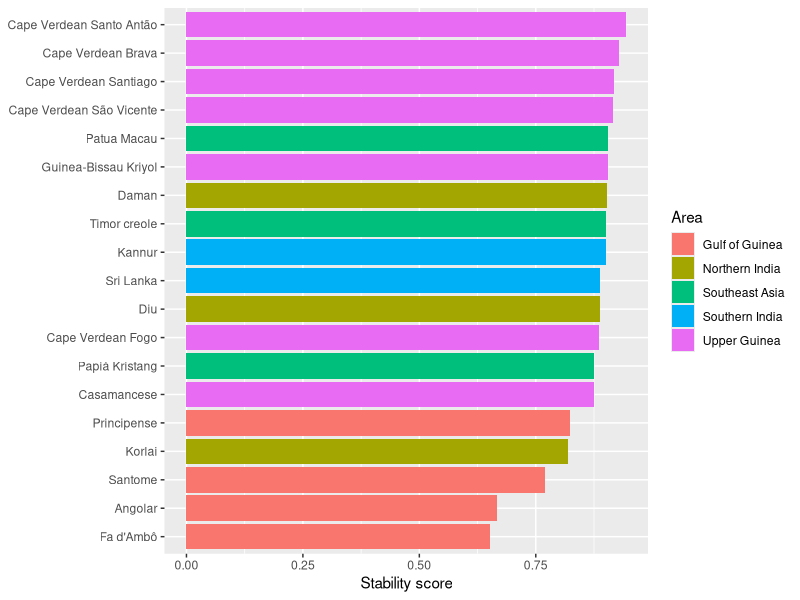
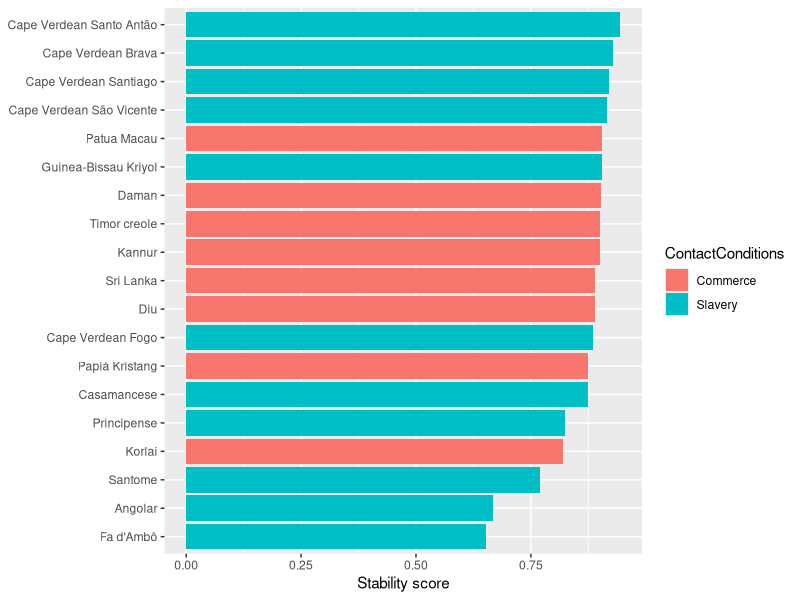
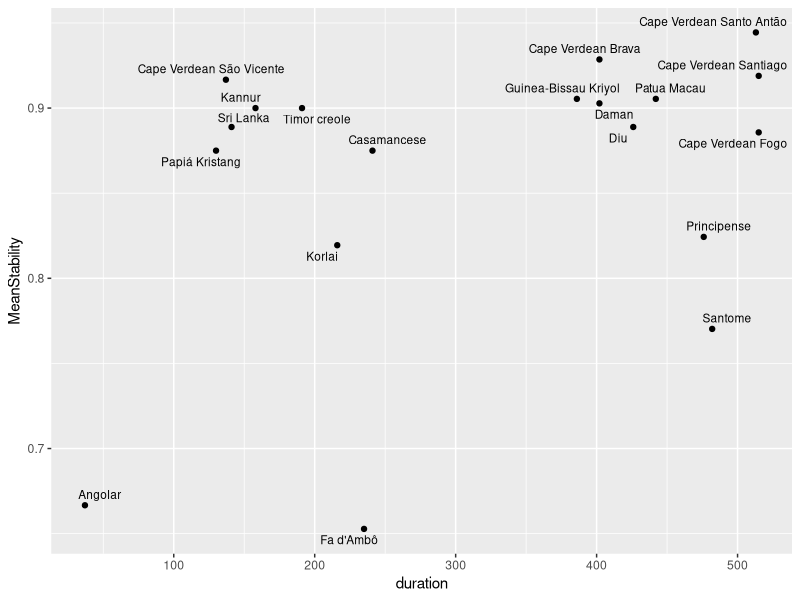
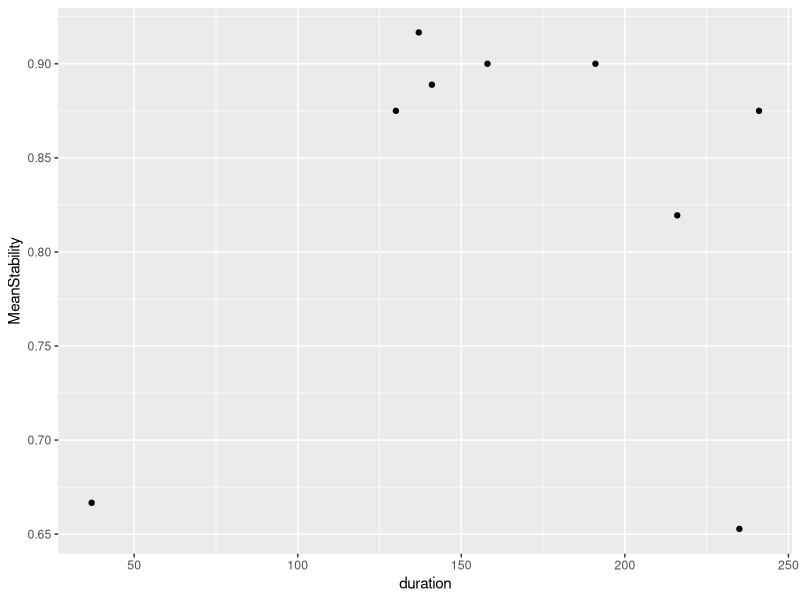
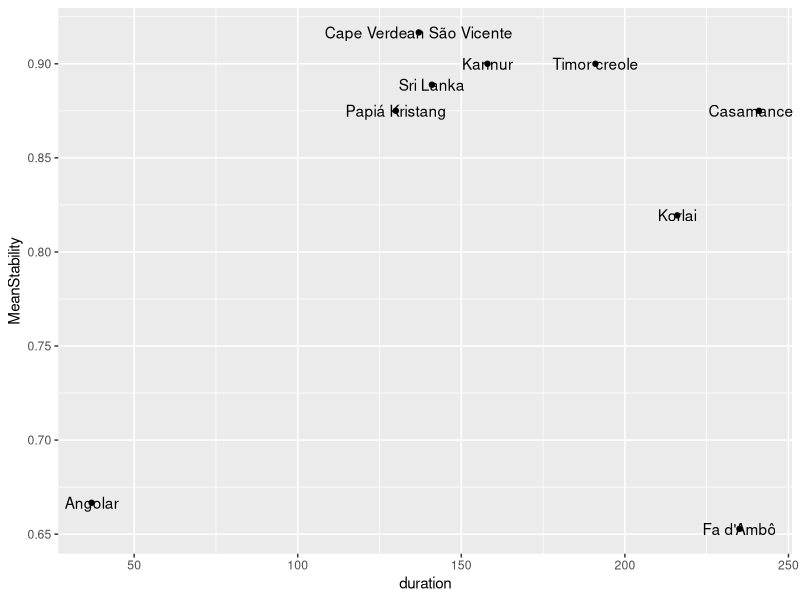
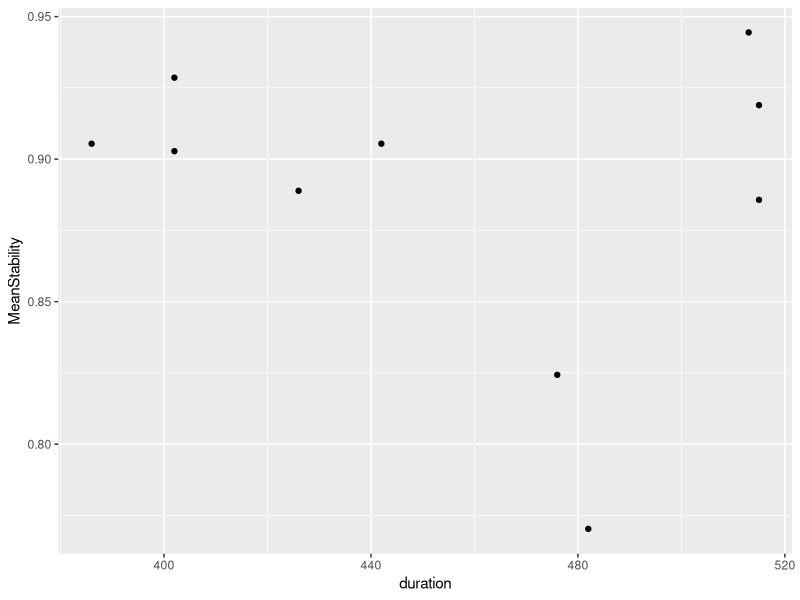
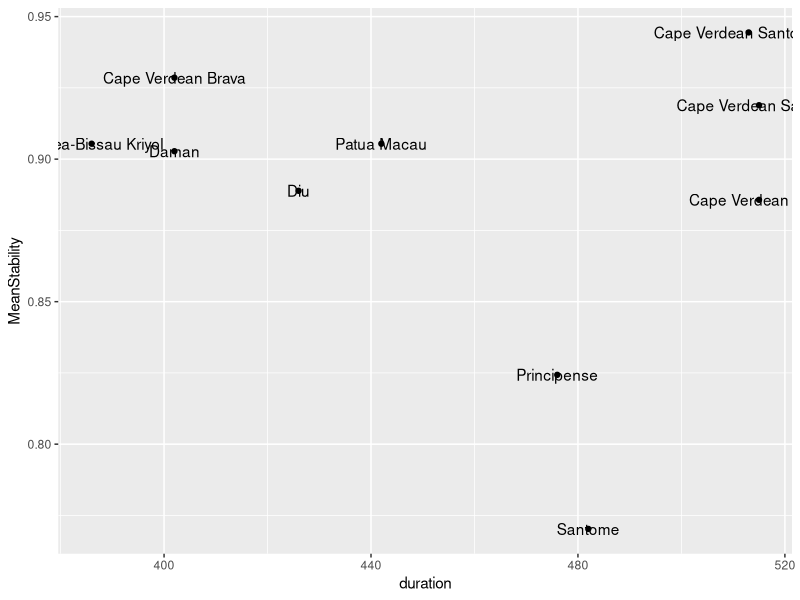
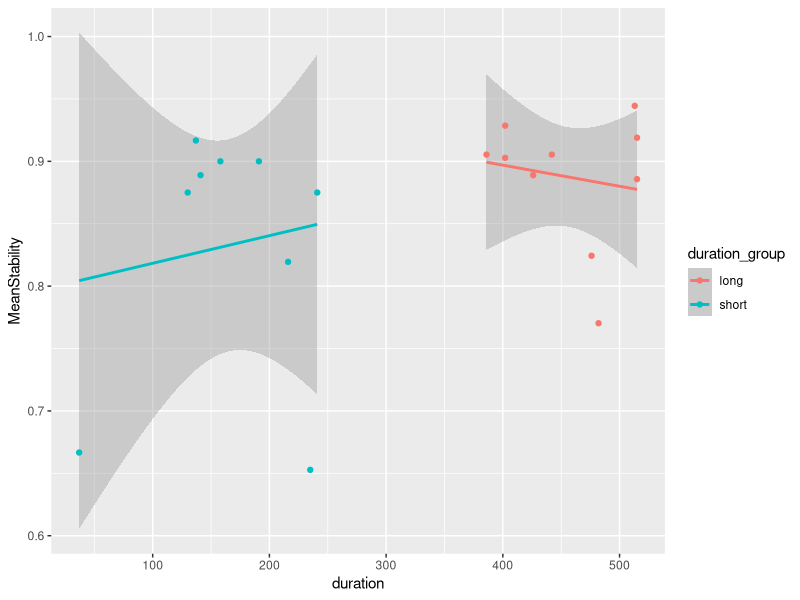

Here is the R script that generated these plots, in order: (Note: this script raises an error after producing the figures.)
## ---- chunk 1
library(tidyverse)
library(knitr)
## ---- chunk 2
# Because the private token keeps resetting...
# database <- read_csv('https://raw.githubusercontent.com/CreoPhon/CreoPhonPt/main/Creoles.csv?token=AAIGDLS6YB3YSYW7QJWERXDBVYPOE')
# write_csv(database, 'database.csv')
database <- read_csv('database.csv')
## ---- chunk 3
database %>% head() %>% kable()
## ---- chunk 4
database$duration <- database$`EndOfInfluence` - database$`FirstMajorSettlement`
## ---- chunk 5
database <- mutate(database, GlobalStability = (PlaceStability + MannerStability)/2)
# table(database$Language, database$GlobalStability)
## ---- chunk 6
database <- database %>% mutate(duration_group = ifelse(duration <= 250, 'short', 'long'))
## ---- chunk 7
database <- database %>% mutate(categorical_stability = ifelse(PlaceStability == 1 & MannerStability == 1, 'no manner/no place', NA))

database <- database %>% mutate(categorical_stability = ifelse(PlaceStability == 1 & MannerStability == 0, 'manner/no place', categorical_stability))

database <- database %>% mutate(categorical_stability = ifelse(PlaceStability == 0 & MannerStability == 1, 'no manner/place', categorical_stability))

database <- database %>% mutate(categorical_stability = ifelse(PlaceStability == 0 & MannerStability == 0, 'manner/place', categorical_stability))

table(database$categorical_stability)
## ---- chunk 8
creole_stability <- database %>% group_by(Language, Area, duration, duration_group, ContactConditions) %>% summarize(MeanStability = mean(GlobalStability, na.rm = TRUE))
## ---- chunk 9
ggplot(creole_stability) + 
  geom_bar(aes(x = MeanStability, y = reorder(Language, MeanStability), fill = Area), 
           stat = "identity", show.legend = TRUE) +
  theme(axis.title.y = element_blank()) +
  labs(x = "Stability score")
## ---- chunk 10
table(creole_stability$Area)
## ---- chunk 11
ggplot(creole_stability) + 
  geom_bar(aes(x = MeanStability, y = reorder(Language, MeanStability), fill = ContactConditions), 
           stat = "identity", show.legend = TRUE) +
  theme(axis.title.y = element_blank()) +
  labs(x = "Stability score")
## ---- chunk 12
library(ggrepel)


creos <-  ggplot(creole_stability, aes(x=duration, y=MeanStability)) +
  geom_point()# +
#  geom_text(label=creole_stability$Language) 


creos + geom_text_repel(aes(label =creole_stability$Language), size = 3)
## ---- chunk 13
msd <- lm(MeanStability ~ duration, data=creole_stability)
summary(msd)
## ---- chunk 14
tmp_short <- creole_stability %>% filter(duration <= 250)
tmp_long <- creole_stability %>% filter(duration > 250)
## ---- chunk 15
ggplot(tmp_short, aes(x=duration, y=MeanStability)) +
  geom_point()

ggplot(tmp_short, aes(x=duration, y=MeanStability)) +
  geom_point() +
  geom_text(label=tmp_short$Language)
## ---- chunk 16
ggplot(tmp_long, aes(x=duration, y=MeanStability)) +
  geom_point()

ggplot(tmp_long, aes(x=duration, y=MeanStability)) +
  geom_point() +
  geom_text(label=tmp_long$Language)
## ---- chunk 17
msd <- lm(MeanStability ~ duration + duration_group * duration, data=creole_stability)
summary(msd)

ggplot(creole_stability, aes(x = duration, y = MeanStability, color = duration_group)) +
  geom_smooth(method = "lm") +
  geom_point()

## ---- chunk 18
library(mgcv)
# Factorize duration_group
creole_stability$duration_group = as.factor(creole_stability$duration_group)

# Model with an interaction between duration_group and duration
# (with maximum of cubic-spline fit)
msd.gam <- gam(MeanStability ~ duration_group + s(duration, k=3) + s(duration, by=duration_group, k=3), data=creole_stability)

summary(msd.gam)

plot(msd.gam, all.terms=T, shade=T, pages=1)

qqnorm(resid(msd.gam)); qqline(resid(msd.gam))

msd.gam.trimmed <- gam(MeanStability ~ duration_group + s(duration, k=3) + s(duration, by=duration_group, k=3), data=creole_stability %>% filter(MeanStability>0.7))

summary(msd.gam.trimmed)

plot(msd.gam.trimmed, sel=1, shade=T, ylab="Effect on mean stability", xlab="Duration of influence", residuals=T, main="Main effect of duration", cex=5, pch=".", col='dodgerblue'); abline(h=0, lty=2, col="red")

plot(msd.gam.trimmed, sel=2, shade=T, ylab="Effect on mean stability", xlab="Duration of influence", 
     #main="Long-term influence", 
     col='dodgerblue'); abline(h=0, lty=2, col="red")

plot(msd.gam.trimmed, sel=3, shade=T, ylab="Effect on mean stability", xlab="Duration of influence", 
     #main="Short-term influence", 
     col='dodgerblue'); abline(h=0, lty=2, col="red")

# (dotted lines indicate error)
plot(msd.gam.trimmed, all.terms=T, sel=4, ylab="Effect on mean stability", xlab="Duration group", main="Main effect of duration group")

# checking out the model performance
qqnorm(resid(msd.gam.trimmed)); qqline(resid(msd.gam.trimmed)) # meh
## ---- chunk 19
ggplot(database, aes(duration, MannerStability, colour=duration_group)) + 
  geom_point() + 
  geom_smooth(method = "lm") +
  facet_wrap(~Class)
## ---- chunk 20
ggplot(database, aes(duration, GlobalStability, colour=duration_group)) + 
  geom_point() + 
  geom_smooth() +
  facet_wrap(~Class)
## ---- chunk 21
ggplot(database, aes(duration, PlaceStability, colour=duration_group)) + 
  geom_point() + 
  geom_smooth(method = "lm") +
  facet_wrap(~LexifierPhoneme)
## ---- chunk 22
ggplot(database, aes(duration, MannerStability, colour=duration_group)) + 
  geom_point() + 
  geom_smooth() +
  facet_wrap(~LexifierPhoneme)
## ---- chunk 23
ggplot(database, aes(duration, GlobalStability, colour=duration_group)) + 
  geom_point() + 
  geom_smooth() +
  facet_wrap(~LexifierPhoneme)
## ---- chunk 24
place_results <- database %>% group_by(LexifierPhoneme) %>% summarize(mplace = mean(PlaceStability, na.rm = TRUE))
manner_results <- database %>% group_by(LexifierPhoneme) %>% summarize(mmanner = mean(MannerStability, na.rm = TRUE))

consonant_stability <- left_join(place_results, manner_results, by = "LexifierPhoneme")

class <- c("stop", "stop", "fricative","stop", "stop", "lateral","nasal", "nasal", "stop", "rhotic","fricative", "stop","affricate", "fricative", "fricative","nasal", "rhotic", "lateral", "fricative")

consonant_stability_class <- cbind(consonant_stability, class)
## ---- chunk 25
# TODO: fix the class "dots"
ggplot(consonant_stability, aes(y = mmanner, x = mplace, label = LexifierPhoneme, color=class)) +
  geom_point(position= "dodge") + 
  geom_text(aes(label=LexifierPhoneme), hjust=3, vjust=0) +
  theme(axis.title.x = element_blank(),
        axis.title.y = element_blank())
## ---- chunk 26
lm_manner_place <- lm(mplace~mmanner, data=consonant_stability)

summary(lm_manner_place)

manner_place_lmplot <- ggplot(consonant_stability, aes(y = mmanner, x = mplace, label = LexifierPhoneme)) +
  geom_point(position= "dodge") + 
  geom_smooth(method = lm)+
  geom_text(aes(label=LexifierPhoneme), hjust=3, vjust=0)

print(manner_place_lmplot + labs(y = "Manner Stability", x = "Place Stability"))
## ---- chunk 27
consonant_global_stability <- mutate(consonant_stability_class, mglobal = (mmanner + mplace)/2)

ggplot(consonant_global_stability) + 
  geom_bar(aes(x = mglobal, 
               y = reorder(LexifierPhoneme, mglobal),
               fill = class), stat = "identity", show.legend = TRUE) +
  labs(x = "Stability score", y = "Phoneme", fill = "Manner")
## ---- chunk 28

ggplot(consonant_global_stability, aes(x = class, y = mglobal, fill = class)) +
  geom_smooth(method = "lm") +
  geom_violin() +
   geom_dotplot(binaxis = "y",
               stackdir = "center",
               dotsize = 0.5)
## ---- chunk 29
ggplot(consonant_global_stability, aes(x = class, y = mmanner, fill = class)) +
  geom_smooth(method = "lm") +
  geom_violin() +
   geom_dotplot(binaxis = "y",
               stackdir = "center",
               dotsize = 0.5) +
  theme(legend.position="none") +
 stat_summary(fun.y=mean, geom="point", size=2, shape=16)
## ---- chunk 30

place <- c("labial", "alveolar", "labiodental", "velar", "velar", "alveolar", "labial", "alveolar", "labial", "alveolar", "alveolar", "alveolar", "palatal", "labiodental", "alveolar", "palatal", "alveolar", "palatal", "palatal")

consonant_stability_place <- cbind(consonant_global_stability, place)

ggplot(consonant_stability_place, aes(x = place, y = mglobal, fill = place)) +
  geom_smooth(method = "lm") +
  geom_violin()  +
   geom_dotplot(binaxis = "y",
               stackdir = "center",
               dotsize = 0.5) 

## ---- chunk 31
ggplot(consonant_stability_place, aes(x = place, y = mplace, fill = place)) +
  geom_smooth(method = "lm") +
  geom_violin()  +
   geom_dotplot(binaxis = "y",
               stackdir = "center",
               dotsize = 0.5)  +
  theme(legend.position="none")# +
# stat_summary(fun.y=mean, geom="point", size=2, shape=16)
## ---- chunk 32
# qplot(x = duration, y = MeanStability, data = consonant_global_stability, color = duration_group) +
#  geom_smooth(method = "lm") 
## ---- chunk 33
library(lmerTest)

# Factorizing
mod.db = database %>%
              as.data.frame() %>%
              mutate(categorical_stability = as.factor(categorical_stability),
              Lexifier = as.factor(Lexifier),
              CreolePhoneme = as.factor(CreolePhoneme),
              Language = as.factor(Language))

# Remove singletons/doubletons
#goodies = names(table(mod.db$CreolePhoneme)>2)

#mod.db = mod.db %>%
#         filter(CreolePhoneme %in% goodies)
## ---- chunk 34
plot(mod.db$categorical_stability, mod.db$duration, notch=T)
## ---- chunk 35
table(mod.db$categorical_stability)

# Place stability
cat.mod.place = glmer(PlaceStability ~ log(duration) + (1|CreolePhoneme), data=mod.db, family="binomial")

summary(cat.mod.place)

# Manner stability
cat.mod.manner = glmer(MannerStability ~ log(duration) + (1|CreolePhoneme), data=mod.db, family="binomial")

summary(cat.mod.manner)

# Duration group
cat.mod.group = glmer(as.factor(duration_group) ~ PlaceStability + MannerStability + (1|CreolePhoneme), data=mod.db, family="binomial", nAGQ=0)

summary(cat.mod.group)
## ---- chunk 36
data_by_position <- database %>% select(Position, LexifierPhoneme, PlaceStability, MannerStability) %>% mutate(Position = tolower(Position))

data_by_position$PlaceStability <- as.numeric(data_by_position$PlaceStability)

data_by_position$MannerStability <- as.numeric(data_by_position$MannerStability)
## ---- chunk 37
position_stability <- mutate(data_by_position, GlobalStability = (PlaceStability + MannerStability)/2)

position_results <- position_stability %>% group_by(LexifierPhoneme, Position) %>% summarize(m = mean(GlobalStability, na.rm = TRUE))
## ---- chunk 38
position_results$Position <- factor(position_results$Position, levels = c('word-initial', 'word-medial', 'word-final'))

ggplot(position_results, aes(x = LexifierPhoneme, y = m, fill = Position)) + 
  geom_col(position = position_dodge2(width = 0.9, preserve = "single")) +
  theme(axis.title.x = element_blank(),
        axis.title.y = element_blank())
## ---- chunk 39
ggplot(position_results) + 
  geom_bar(aes(x = m,
               y = reorder(LexifierPhoneme, m),
               fill = Position), 
           stat = "identity", 
           show.legend = TRUE,
           position = "dodge2") +
  labs(x = "Stability score", y = "Phoneme", fill = "Position")
## ---- chunk 40
# TODO: update what we show, flip horizontally, change colors
position_results1 <- position_results %>% pivot_wider(names_from = Position, values_from = m)

different_position <- subset(position_results1, position_results1$`word-initial` != position_results1$`word-medial` | position_results1$`word-final` != position_results1$`word-medial`)

different_position_results <- different_position %>% pivot_longer(c(`word-initial`, `word-medial`, `word-final`), names_to = "Position", values_to = "m")

different_position_results$Position <- factor(different_position_results$Position, levels = c('word-initial', 'word-medial', 'word-final'))

ggplot(different_position_results, 
       aes(x = LexifierPhoneme, y = m, fill = Position)) + 
  geom_col(position = position_dodge2(width = 0.9, preserve = "single"))
## ---- chunk 41
# TODO: reorder doesn't work here
ggplot(different_position_results) + 
  geom_bar(aes(x = m,
               y = reorder(LexifierPhoneme, m),
               fill = Position), 
           stat = "identity", 
           show.legend = TRUE,
           position = "dodge2") +
  labs(x = "Stability score", y = "Phoneme", fill = "Position")
## ---- chunk 42
m <- lm(MeanStability ~ ContactConditions, data=creole_stability)
summary(m)

ggplot(creole_stability, aes(x = ContactConditions, y = MeanStability, fill = ContactConditions)) +
  geom_smooth(method = "lm") +
  geom_violin()  +  
  geom_dotplot(binaxis = "y",
               stackdir = "center",
               dotsize = 0.5)  +
  theme(legend.position="none")
## ---- chunk 43
m <- lm(MeanStability ~ duration + ContactConditions * duration, data=creole_stability)
summary(m)

ggplot(creole_stability, aes(x = duration, y = MeanStability, color = ContactConditions)) +
  geom_smooth(method = "lm") +
  geom_point()
